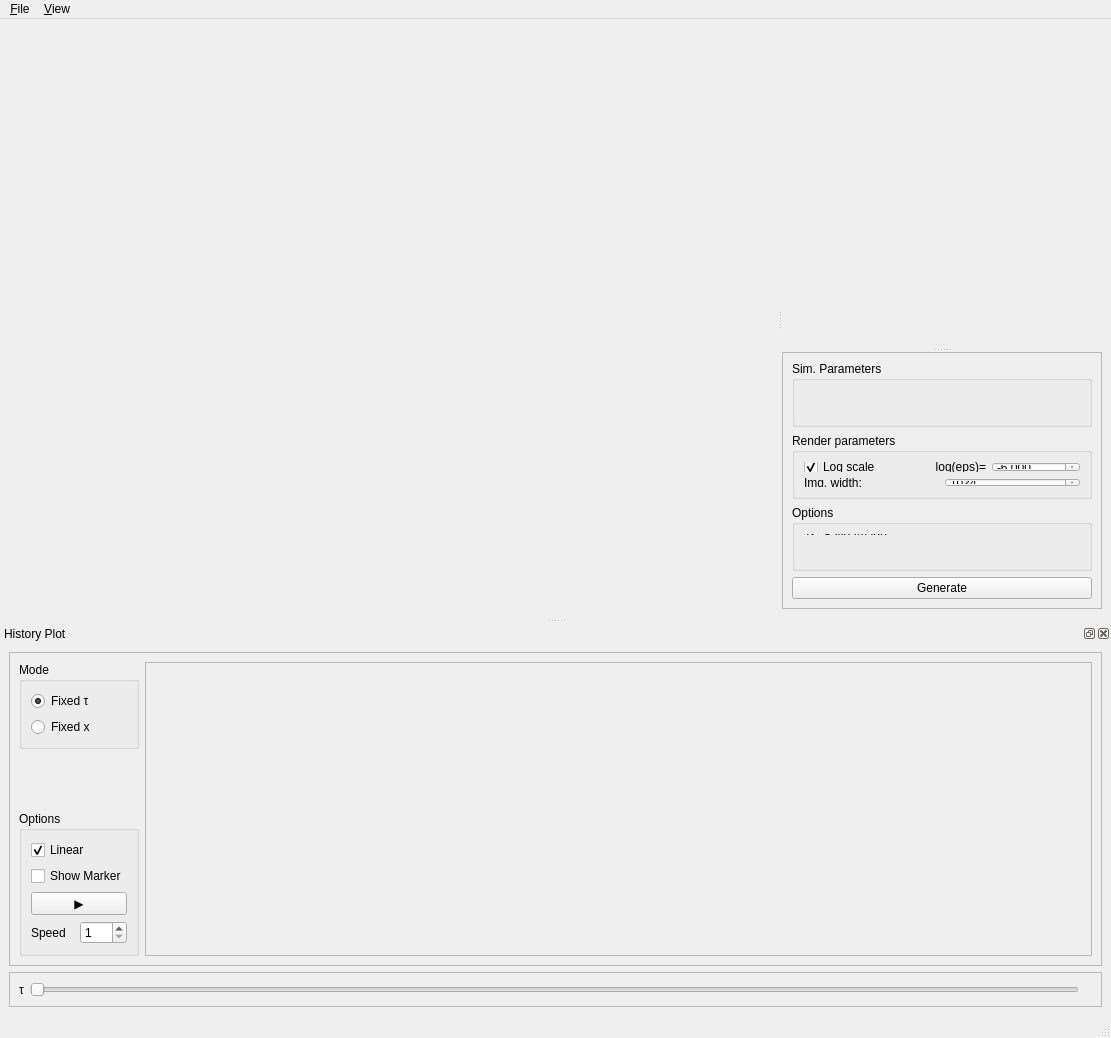
<?xml version="1.0" encoding="UTF-8"?>
<ui version="4.0">
 <class>MainWindow</class>
 <widget class="QMainWindow" name="MainWindow">
  <property name="geometry">
   <rect>
    <x>0</x>
    <y>0</y>
    <width>1111</width>
    <height>1038</height>
   </rect>
  </property>
  <property name="sizePolicy">
   <sizepolicy hsizetype="Preferred" vsizetype="Preferred">
    <horstretch>0</horstretch>
    <verstretch>0</verstretch>
   </sizepolicy>
  </property>
  <property name="windowTitle">
   <string>Skyrme Explorer</string>
  </property>
  <widget class="QWidget" name="centralwidget">
   <layout class="QGridLayout" name="gridLayout">
    <item row="0" column="1">
     <widget class="QSplitter" name="sptMainPlotNavPlot">
      <property name="orientation">
       <enum>Qt::Horizontal</enum>
      </property>
      <widget class="QSimPlot" name="wgtMainMatplot" native="true">
       <property name="sizePolicy">
        <sizepolicy hsizetype="Preferred" vsizetype="Preferred">
         <horstretch>10</horstretch>
         <verstretch>0</verstretch>
        </sizepolicy>
       </property>
       <property name="minimumSize">
        <size>
         <width>512</width>
         <height>0</height>
        </size>
       </property>
       <property name="baseSize">
        <size>
         <width>0</width>
         <height>0</height>
        </size>
       </property>
       <property name="autoFillBackground">
        <bool>false</bool>
       </property>
       <property name="hasToolbar" stdset="0">
        <bool>true</bool>
       </property>
      </widget>
      <widget class="QSplitter" name="sptNavPlotInfo">
       <property name="sizePolicy">
        <sizepolicy hsizetype="Preferred" vsizetype="Expanding">
         <horstretch>1</horstretch>
         <verstretch>0</verstretch>
        </sizepolicy>
       </property>
       <property name="orientation">
        <enum>Qt::Vertical</enum>
       </property>
       <widget class="QFrame" name="frmNavigatorPlot">
        <property name="sizePolicy">
         <sizepolicy hsizetype="Preferred" vsizetype="Preferred">
          <horstretch>0</horstretch>
          <verstretch>1</verstretch>
         </sizepolicy>
        </property>
        <property name="minimumSize">
         <size>
          <width>320</width>
          <height>320</height>
         </size>
        </property>
        <property name="frameShape">
         <enum>QFrame::NoFrame</enum>
        </property>
        <property name="frameShadow">
         <enum>QFrame::Raised</enum>
        </property>
        <property name="lineWidth">
         <number>1</number>
        </property>
        <layout class="QVBoxLayout" name="lytNavigatorPlot">
         <property name="spacing">
          <number>0</number>
         </property>
         <property name="sizeConstraint">
          <enum>QLayout::SetDefaultConstraint</enum>
         </property>
         <property name="leftMargin">
          <number>2</number>
         </property>
         <property name="topMargin">
          <number>2</number>
         </property>
         <property name="rightMargin">
          <number>3</number>
         </property>
         <property name="bottomMargin">
          <number>2</number>
         </property>
         <item>
          <widget class="QParamPlot" name="wgtNavigatorPlot" native="true">
           <property name="sizePolicy">
            <sizepolicy hsizetype="Minimum" vsizetype="Minimum">
             <horstretch>0</horstretch>
             <verstretch>3</verstretch>
            </sizepolicy>
           </property>
           <property name="minimumSize">
            <size>
             <width>256</width>
             <height>256</height>
            </size>
           </property>
           <property name="maximumSize">
            <size>
             <width>1024</width>
             <height>1024</height>
            </size>
           </property>
           <property name="sizeIncrement">
            <size>
             <width>0</width>
             <height>0</height>
            </size>
           </property>
           <property name="baseSize">
            <size>
             <width>256</width>
             <height>256</height>
            </size>
           </property>
          </widget>
         </item>
        </layout>
       </widget>
       <widget class="QFrame" name="frmInfo">
        <property name="sizePolicy">
         <sizepolicy hsizetype="Preferred" vsizetype="Preferred">
          <horstretch>0</horstretch>
          <verstretch>4</verstretch>
         </sizepolicy>
        </property>
        <property name="minimumSize">
         <size>
          <width>300</width>
          <height>256</height>
         </size>
        </property>
        <property name="frameShape">
         <enum>QFrame::StyledPanel</enum>
        </property>
        <property name="frameShadow">
         <enum>QFrame::Raised</enum>
        </property>
        <layout class="QVBoxLayout" name="verticalLayout_2">
         <property name="topMargin">
          <number>8</number>
         </property>
         <item>
          <widget class="QGroupBox" name="grpNavInfo">
           <property name="title">
            <string>Sim. Parameters</string>
           </property>
           <layout class="QVBoxLayout" name="verticalLayout_4">
            <item>
             <layout class="QGridLayout" name="grdV">
              <item row="0" column="2">
               <widget class="QLabel" name="sldVValue">
                <property name="layoutDirection">
                 <enum>Qt::LeftToRight</enum>
                </property>
                <property name="text">
                 <string/>
                </property>
                <property name="buddy">
                 <cstring>sldV</cstring>
                </property>
               </widget>
              </item>
              <item row="1" column="0" colspan="3">
               <widget class="QSlider" name="sldV">
                <property name="orientation">
                 <enum>Qt::Horizontal</enum>
                </property>
               </widget>
              </item>
              <item row="0" column="1">
               <spacer name="spcLabelV">
                <property name="orientation">
                 <enum>Qt::Horizontal</enum>
                </property>
                <property name="sizeHint" stdset="0">
                 <size>
                  <width>40</width>
                  <height>20</height>
                 </size>
                </property>
               </spacer>
              </item>
              <item row="0" column="0">
               <widget class="QLabel" name="lblV">
                <property name="text">
                 <string>V</string>
                </property>
                <property name="buddy">
                 <cstring>sldV</cstring>
                </property>
               </widget>
              </item>
             </layout>
            </item>
            <item>
             <layout class="QGridLayout" name="grdv">
              <item row="0" column="2">
               <widget class="QLabel" name="sldvValue">
                <property name="layoutDirection">
                 <enum>Qt::LeftToRight</enum>
                </property>
                <property name="text">
                 <string/>
                </property>
                <property name="buddy">
                 <cstring>sldv</cstring>
                </property>
               </widget>
              </item>
              <item row="0" column="1">
               <spacer name="spcLabelv">
                <property name="orientation">
                 <enum>Qt::Horizontal</enum>
                </property>
                <property name="sizeHint" stdset="0">
                 <size>
                  <width>40</width>
                  <height>20</height>
                 </size>
                </property>
               </spacer>
              </item>
              <item row="0" column="0">
               <widget class="QLabel" name="lblv">
                <property name="text">
                 <string>v</string>
                </property>
                <property name="buddy">
                 <cstring>sldv</cstring>
                </property>
               </widget>
              </item>
              <item row="1" column="0" colspan="3">
               <widget class="QSlider" name="sldv">
                <property name="orientation">
                 <enum>Qt::Horizontal</enum>
                </property>
               </widget>
              </item>
             </layout>
            </item>
            <item>
             <layout class="QGridLayout" name="grdPhase">
              <item row="0" column="1">
               <spacer name="spcLabelPhase">
                <property name="orientation">
                 <enum>Qt::Horizontal</enum>
                </property>
                <property name="sizeHint" stdset="0">
                 <size>
                  <width>40</width>
                  <height>20</height>
                 </size>
                </property>
               </spacer>
              </item>
              <item row="0" column="2">
               <widget class="QLabel" name="sldPhaseValue">
                <property name="layoutDirection">
                 <enum>Qt::LeftToRight</enum>
                </property>
                <property name="text">
                 <string/>
                </property>
                <property name="buddy">
                 <cstring>sldPhase</cstring>
                </property>
               </widget>
              </item>
              <item row="0" column="0">
               <widget class="QLabel" name="lblPhase">
                <property name="text">
                 <string>ϕ</string>
                </property>
                <property name="buddy">
                 <cstring>sldPhase</cstring>
                </property>
               </widget>
              </item>
              <item row="1" column="0" colspan="3">
               <widget class="QSlider" name="sldPhase">
                <property name="orientation">
                 <enum>Qt::Horizontal</enum>
                </property>
               </widget>
              </item>
             </layout>
            </item>
           </layout>
          </widget>
         </item>
         <item>
          <widget class="QGroupBox" name="grpRender">
           <property name="title">
            <string>Render parameters</string>
           </property>
           <layout class="QVBoxLayout" name="verticalLayout_6">
            <item>
             <layout class="QHBoxLayout" name="horizontalLayout_3">
              <item>
               <widget class="QCheckBox" name="chkLogScale">
                <property name="minimumSize">
                 <size>
                  <width>0</width>
                  <height>0</height>
                 </size>
                </property>
                <property name="text">
                 <string>Log scale</string>
                </property>
                <property name="checked">
                 <bool>true</bool>
                </property>
               </widget>
              </item>
              <item>
               <widget class="QLabel" name="label">
                <property name="text">
                 <string>log(eps)=</string>
                </property>
                <property name="alignment">
                 <set>Qt::AlignRight|Qt::AlignTrailing|Qt::AlignVCenter</set>
                </property>
               </widget>
              </item>
              <item>
               <widget class="QDoubleSpinBox" name="epsilonSpinBox">
                <property name="decimals">
                 <number>3</number>
                </property>
                <property name="minimum">
                 <double>-10.000000000000000</double>
                </property>
                <property name="maximum">
                 <double>-1.000000000000000</double>
                </property>
                <property name="singleStep">
                 <double>0.100000000000000</double>
                </property>
                <property name="value">
                 <double>-6.000000000000000</double>
                </property>
               </widget>
              </item>
             </layout>
            </item>
            <item>
             <layout class="QHBoxLayout" name="horizontalLayout_4">
              <item>
               <widget class="QLabel" name="label_2">
                <property name="text">
                 <string>Img. width:</string>
                </property>
               </widget>
              </item>
              <item>
               <widget class="QSpinBox" name="widthSpinBox">
                <property name="minimum">
                 <number>768</number>
                </property>
                <property name="maximum">
                 <number>4096</number>
                </property>
                <property name="value">
                 <number>1024</number>
                </property>
               </widget>
              </item>
             </layout>
            </item>
           </layout>
          </widget>
         </item>
         <item>
          <spacer name="spsDeadSpace">
           <property name="orientation">
            <enum>Qt::Vertical</enum>
           </property>
           <property name="sizeHint" stdset="0">
            <size>
             <width>20</width>
             <height>128</height>
            </size>
           </property>
          </spacer>
         </item>
         <item>
          <widget class="QGroupBox" name="grpNavInfoOptions">
           <property name="title">
            <string>Options</string>
           </property>
           <layout class="QVBoxLayout" name="verticalLayout_5">
            <item>
             <widget class="QCheckBox" name="chkSaveImage">
              <property name="text">
               <string>Save Image</string>
              </property>
              <property name="checked">
               <bool>true</bool>
              </property>
             </widget>
            </item>
            <item>
             <widget class="QCheckBox" name="chkRegenImg">
              <property name="contextMenuPolicy">
               <enum>Qt::DefaultContextMenu</enum>
              </property>
              <property name="text">
               <string>Regen. image</string>
              </property>
              <property name="autoRepeatInterval">
               <number>100</number>
              </property>
             </widget>
            </item>
            <item>
             <widget class="QCheckBox" name="chkRegen">
              <property name="text">
               <string>Regen Sim.</string>
              </property>
             </widget>
            </item>
            <item>
             <widget class="QCheckBox" name="chkPreferImage">
              <property name="text">
               <string>Prefer Image</string>
              </property>
              <property name="checked">
               <bool>true</bool>
              </property>
             </widget>
            </item>
            <item>
             <widget class="QCheckBox" name="chkAutoLoad">
              <property name="text">
               <string>Auto-load</string>
              </property>
             </widget>
            </item>
           </layout>
          </widget>
         </item>
         <item>
          <widget class="QPushButton" name="btnGenerate">
           <property name="text">
            <string>Generate</string>
           </property>
          </widget>
         </item>
        </layout>
       </widget>
      </widget>
     </widget>
    </item>
   </layout>
  </widget>
  <widget class="QMenuBar" name="menubar">
   <property name="geometry">
    <rect>
     <x>0</x>
     <y>0</y>
     <width>1111</width>
     <height>20</height>
    </rect>
   </property>
   <widget class="QMenu" name="menu_File">
    <property name="title">
     <string>&amp;File</string>
    </property>
    <addaction name="action_Open"/>
    <addaction name="actionE_xit"/>
   </widget>
   <widget class="QMenu" name="menu_View">
    <property name="title">
     <string>&amp;View</string>
    </property>
    <addaction name="action_History_Plot"/>
   </widget>
   <addaction name="menu_File"/>
   <addaction name="menu_View"/>
  </widget>
  <widget class="QStatusBar" name="statusbar"/>
  <widget class="QDockWidget" name="dckHistoryPlot">
   <property name="enabled">
    <bool>true</bool>
   </property>
   <property name="minimumSize">
    <size>
     <width>400</width>
     <height>392</height>
    </size>
   </property>
   <property name="maximumSize">
    <size>
     <width>524287</width>
     <height>524286</height>
    </size>
   </property>
   <property name="floating">
    <bool>true</bool>
   </property>
   <property name="windowTitle">
    <string>History Plot</string>
   </property>
   <attribute name="dockWidgetArea">
    <number>8</number>
   </attribute>
   <widget class="QWidget" name="dckContainerHistory">
    <layout class="QGridLayout" name="gridLayout_3">
     <item row="0" column="0">
      <widget class="QFrame" name="frmHistory">
       <property name="frameShape">
        <enum>QFrame::StyledPanel</enum>
       </property>
       <property name="frameShadow">
        <enum>QFrame::Raised</enum>
       </property>
       <layout class="QGridLayout" name="gridLayout_2">
        <item row="0" column="2">
         <widget class="QFrame" name="frmHistoryPlot">
          <property name="sizePolicy">
           <sizepolicy hsizetype="Preferred" vsizetype="Preferred">
            <horstretch>10</horstretch>
            <verstretch>0</verstretch>
           </sizepolicy>
          </property>
          <property name="frameShape">
           <enum>QFrame::StyledPanel</enum>
          </property>
          <property name="frameShadow">
           <enum>QFrame::Raised</enum>
          </property>
          <layout class="QHBoxLayout" name="horizontalLayout_2">
           <item>
            <widget class="QMatplotlibHistory" name="wgtHistoryPlot" native="true"/>
           </item>
          </layout>
         </widget>
        </item>
        <item row="0" column="1">
         <layout class="QVBoxLayout" name="frmHistoryOptions">
          <item>
           <widget class="QGroupBox" name="lytSymmetryMode">
            <property name="maximumSize">
             <size>
              <width>16777215</width>
              <height>16777215</height>
             </size>
            </property>
            <property name="title">
             <string>Mode</string>
            </property>
            <layout class="QVBoxLayout" name="verticalLayout">
             <item>
              <widget class="QRadioButton" name="rbtT">
               <property name="text">
                <string>Fixed τ</string>
               </property>
               <property name="checked">
                <bool>true</bool>
               </property>
               <property name="modeLabel" stdset="0">
                <string notr="true">τ</string>
               </property>
              </widget>
             </item>
             <item>
              <widget class="QRadioButton" name="rbtX">
               <property name="text">
                <string>Fixed x</string>
               </property>
               <property name="modeLabel" stdset="0">
                <string notr="true">x</string>
               </property>
              </widget>
             </item>
            </layout>
           </widget>
          </item>
          <item>
           <spacer name="spcModeDeadSpace">
            <property name="orientation">
             <enum>Qt::Vertical</enum>
            </property>
            <property name="sizeHint" stdset="0">
             <size>
              <width>20</width>
              <height>40</height>
             </size>
            </property>
           </spacer>
          </item>
          <item>
           <widget class="QGroupBox" name="lytSymmetryOptions">
            <property name="title">
             <string>Options</string>
            </property>
            <layout class="QVBoxLayout" name="verticalLayout_3">
             <item>
              <widget class="QCheckBox" name="chkLinear">
               <property name="text">
                <string>Linear</string>
               </property>
               <property name="checked">
                <bool>true</bool>
               </property>
              </widget>
             </item>
             <item>
              <widget class="QCheckBox" name="chkMarker">
               <property name="text">
                <string>Show Marker</string>
               </property>
              </widget>
             </item>
             <item>
              <widget class="QPushButton" name="btnPlayHistory">
               <property name="text">
                <string>▶</string>
               </property>
              </widget>
             </item>
             <item>
              <layout class="QHBoxLayout" name="lytSpeed">
               <item>
                <widget class="QLabel" name="lblAnimSpeed">
                 <property name="text">
                  <string>Speed</string>
                 </property>
                </widget>
               </item>
               <item>
                <widget class="QSpinBox" name="spnAnimSpeed">
                 <property name="minimum">
                  <number>1</number>
                 </property>
                 <property name="maximum">
                  <number>100</number>
                 </property>
                </widget>
               </item>
              </layout>
             </item>
            </layout>
           </widget>
          </item>
         </layout>
        </item>
       </layout>
      </widget>
     </item>
     <item row="1" column="0">
      <widget class="QFrame" name="frmSymmetrySlider">
       <property name="frameShape">
        <enum>QFrame::StyledPanel</enum>
       </property>
       <property name="frameShadow">
        <enum>QFrame::Raised</enum>
       </property>
       <layout class="QHBoxLayout" name="horizontalLayout">
        <item>
         <widget class="QLabel" name="lblSymmetryMode">
          <property name="text">
           <string>τ</string>
          </property>
         </widget>
        </item>
        <item>
         <widget class="QSlider" name="sldSymmetry">
          <property name="orientation">
           <enum>Qt::Horizontal</enum>
          </property>
         </widget>
        </item>
        <item>
         <widget class="QLabel" name="sldSymmetryValue">
          <property name="text">
           <string/>
          </property>
         </widget>
        </item>
       </layout>
      </widget>
     </item>
    </layout>
   </widget>
  </widget>
  <action name="action_Open">
   <property name="enabled">
    <bool>false</bool>
   </property>
   <property name="text">
    <string>&amp;Open Directory</string>
   </property>
   <property name="shortcut">
    <string/>
   </property>
  </action>
  <action name="actionE_xit">
   <property name="text">
    <string>E&amp;xit</string>
   </property>
   <property name="shortcut">
    <string>Ctrl+Q</string>
   </property>
  </action>
  <action name="action_History_Plot">
   <property name="checkable">
    <bool>true</bool>
   </property>
   <property name="checked">
    <bool>false</bool>
   </property>
   <property name="text">
    <string>&amp;History Plot</string>
   </property>
   <property name="toolTip">
    <string>History Plot</string>
   </property>
   <property name="shortcut">
    <string>Ctrl+H</string>
   </property>
  </action>
  <zorder>dckHistoryPlot</zorder>
 </widget>
 <customwidgets>
  <customwidget>
   <class>QMatplotlibHistory</class>
   <extends>QWidget</extends>
   <header>qmatplotlib</header>
   <container>1</container>
  </customwidget>
  <customwidget>
   <class>QSimPlot</class>
   <extends>QWidget</extends>
   <header>qmatplotlib</header>
   <container>1</container>
  </customwidget>
  <customwidget>
   <class>QParamPlot</class>
   <extends>QWidget</extends>
   <header>qmatplotlib</header>
   <container>1</container>
  </customwidget>
 </customwidgets>
 <resources/>
 <connections>
  <connection>
   <sender>action_History_Plot</sender>
   <signal>toggled(bool)</signal>
   <receiver>dckHistoryPlot</receiver>
   <slot>setVisible(bool)</slot>
   <hints>
    <hint type="sourcelabel">
     <x>-1</x>
     <y>-1</y>
    </hint>
    <hint type="destinationlabel">
     <x>399</x>
     <y>660</y>
    </hint>
   </hints>
  </connection>
  <connection>
   <sender>dckHistoryPlot</sender>
   <signal>visibilityChanged(bool)</signal>
   <receiver>action_History_Plot</receiver>
   <slot>setChecked(bool)</slot>
   <hints>
    <hint type="sourcelabel">
     <x>118</x>
     <y>657</y>
    </hint>
    <hint type="destinationlabel">
     <x>-1</x>
     <y>-1</y>
    </hint>
   </hints>
  </connection>
  <connection>
   <sender>actionE_xit</sender>
   <signal>triggered()</signal>
   <receiver>MainWindow</receiver>
   <slot>close()</slot>
   <hints>
    <hint type="sourcelabel">
     <x>-1</x>
     <y>-1</y>
    </hint>
    <hint type="destinationlabel">
     <x>399</x>
     <y>299</y>
    </hint>
   </hints>
  </connection>
  <connection>
   <sender>sldSymmetry</sender>
   <signal>valueChanged(int)</signal>
   <receiver>sldSymmetryValue</receiver>
   <slot>setNum(int)</slot>
   <hints>
    <hint type="sourcelabel">
     <x>42</x>
     <y>639</y>
    </hint>
    <hint type="destinationlabel">
     <x>711</x>
     <y>636</y>
    </hint>
   </hints>
  </connection>
 </connections>
</ui>
